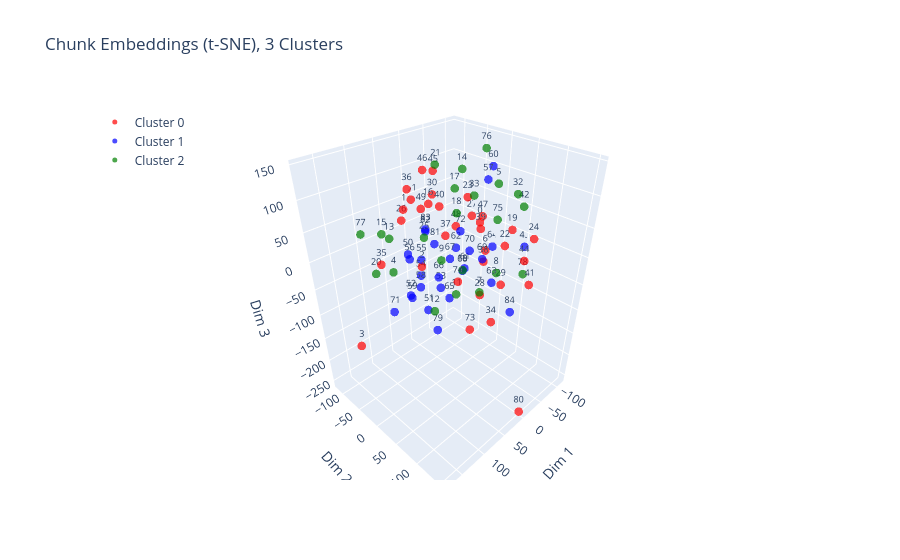

Source (notebook cell):
### Code cell
import numpy as np
import plotly.graph_objects as go
from sklearn.manifold import TSNE
from sklearn.cluster import KMeans

N_CLUSTERS = 3

# Reduce embeddings to 3D
reduced = TSNE(
    n_components=3,
    random_state=42,
    perplexity=min(30, len(embeddings) - 1)
).fit_transform(np.array(embeddings))

# Cluster
labels = KMeans(n_clusters=N_CLUSTERS, random_state=42).fit_predict(np.array(embeddings))

# Interactive 3D scatter, colored by cluster, labeled by chunk id
colors = ['red', 'blue', 'green']
fig = go.Figure()

for cluster_id in range(N_CLUSTERS):
    mask = labels == cluster_id
    idxs = np.where(mask)[0]
    chunk_labels = [str(i) for i in idxs]  # assumes chunk id == index into `chunks`

    fig.add_trace(go.Scatter3d(
        x=reduced[mask, 0],
        y=reduced[mask, 1],
        z=reduced[mask, 2],
        mode="markers+text",
        marker=dict(size=5, color=colors[cluster_id], opacity=0.7),
        text=chunk_labels,
        textposition="top center",
        textfont=dict(size=9),
        name=f"Cluster {cluster_id}",
        hovertemplate="Chunk ID: %{text}<extra></extra>"
    ))

fig.update_layout(
    title=f"Chunk Embeddings (t-SNE), {N_CLUSTERS} Clusters",
    scene=dict(xaxis_title="Dim 1", yaxis_title="Dim 2", zaxis_title="Dim 3"),
    legend=dict(x=0.02, y=0.98)
)

fig.show()

# Cluster summaries (unchanged)
for cluster_id in range(N_CLUSTERS):
    cluster_chunks = [chunks[i] for i, l in enumerate(labels) if l == cluster_id]
    sample = "\n---\n".join(cluster_chunks[:5])

    response = client.chat.completions.create(
        model="gpt-4o-mini",
        max_tokens=200,
        messages=[{"role": "user", "content": f"Summarize the themes of these text chunks in 2-3 sentences:\n\n-{sample}"}]
    )
    print(f"Cluster {cluster_id} summary: {response.choices[0].message.content}")

### Figure 1 — Plotly figure (JSON) as saved in the notebook; plotly's stock layout.template omitted (floating-point values rounded to 4 significant figures)
{"data": [{"hovertemplate": "Chunk ID: %{text}<extra></extra>", "marker": {"color": "red", "opacity": 0.7, "size": 5}, "mode": "markers+text", "name": "Cluster 0", "text": ["0", "1", "2", "3", "6", "16", "19", "22", "23", "24", "26", "27", "28", "29", "30", "31", "34", "35", "36", "37", "38", "39", "40", "41", "44", "45", "46", "47", "48", "49", "73", "74", "80"], "textfont": {"size": 9}, "textposition": "top center", "type": "scatter3d", "x": [-53.24, 72.83, 101.2, 176.4, -34.36, 30.74, -23.81, -29.92, -83.56, -80.22, 58.84, -109.1, -41.67, -81.03, -48.59, -9.8, 41.44, 104.4, 21.58, 84.63, 59.85, 43.96, -12.91, -25.65, 6.441, -19.71, 64.05, -16.84, 0.989, 78.64, 22.14, 72.71, 3.143], "y": [0.7375, -35.49, 33.04, -26.82, 30.68, -28.4, 87.6, 71.76, -55.16, 88.2, -59.27, -67.44, 16.97, 30.39, -106.2, -116.6, 111.4, -57.07, -87.88, 62.42, 107.3, 86.69, -51.11, 124.3, 133.7, -71.97, -1.632, 36.94, -0.3114, 9.344, 53.77, 74.13, 153.3], "z": [26.66, 78.69, 26.0, -109.2, -5.614, 76.1, 56.18, 21.25, 42.84, 19.72, 48.07, -4.949, -102.9, -94.13, 42.74, 42.18, -60.63, -9.462, 78.58, 78.83, 48.61, 82.61, 50.22, -21.62, 37.81, 101.3, 143.6, 62.33, 38.96, 96.62, -120.8, 7.3, -253.6]}, {"hovertemplate": "Chunk ID: %{text}<extra></extra>", "marker": {"color": "blue", "opacity": 0.7, "size": 5}, "mode": "markers+text", "name": "Cluster 1", "text": ["43", "50", "51", "52", "53", "54", "55", "56", "57", "58", "59", "60", "61", "62", "63", "64", "65", "66", "67", "68", "69", "70", "71", "72", "79", "81", "82", "83", "84"], "textfont": {"size": 9}, "textposition": "top center", "type": "scatter3d", "x": [-112.2, 26.93, 31.21, 34.47, -12.58, 13.15, -16.95, 47.11, -4.291, 72.84, 68.74, -60.53, -71.43, -69.46, 23.6, -110.5, 19.75, 14.16, -31.57, -19.75, -61.41, 27.48, 120.3, -54.02, 78.17, 9.141, -4.643, -31.86, -31.85], "y": [50.19, -87.51, -35.51, -76.7, -49.54, -71.87, -104.3, -58.91, 54.88, -4.086, -31.1, 16.12, -47.93, -68.04, 93.51, -16.96, 4.611, -26.01, -45.56, -4.345, 2.038, 53.38, -12.62, -42.94, 37.53, -40.39, -76.98, -107.3, 90.49], "z": [-22.5, -36.71, -124.6, -113.0, -106.3, -78.64, -73.46, -25.27, 127.3, -40.33, -76.8, 121.2, -91.1, -55.03, -8.582, -48.49, -84.07, -60.22, -52.51, -52.68, -45.31, 29.1, -67.13, -6.012, -98.01, -4.777, -0.7178, -18.38, -94.43]}, {"hovertemplate": "Chunk ID: %{text}<extra></extra>", "marker": {"color": "green", "opacity": 0.7, "size": 5}, "mode": "markers+text", "name": "Cluster 2", "text": ["4", "5", "7", "8", "9", "10", "11", "12", "13", "14", "15", "17", "18", "20", "21", "25", "32", "33", "42", "75", "76", "77", "78"], "textfont": {"size": 9}, "textposition": "top center", "type": "scatter3d", "x": [115.8, -108.3, -3.414, -22.73, 41.36, 14.75, 49.17, 100.4, 123.1, -67.49, 71.51, 6.459, 31.49, 87.93, 11.65, 62.22, -60.01, -48.34, -102.5, -97.04, -104.1, 126.2, -76.2], "y": [-12.87, -9.858, 48.66, 64.38, 9.163, 28.18, 48.13, 56.0, -6.472, -53.65, -95.79, 2.045, 30.42, -98.07, -33.35, -4.827, 65.41, -9.217, 48.05, 1.522, -35.97, -70.21, 77.18], "z": [2.359, 72.61, -61.92, -26.85, -0.2028, -21.04, -39.33, -38.72, 62.5, 96.56, 15.6, 102.2, 81.62, -52.63, 129.3, 41.2, 92.46, 70.77, 53.09, 15.71, 125.8, 45.92, -47.92]}], "layout": {"legend": {"x": 0.02, "y": 0.98}, "scene": {"xaxis": {"title": {"text": "Dim 1"}}, "yaxis": {"title": {"text": "Dim 2"}}, "zaxis": {"title": {"text": "Dim 3"}}}, "title": {"text": "Chunk Embeddings (t-SNE), 3 Clusters"}}}
